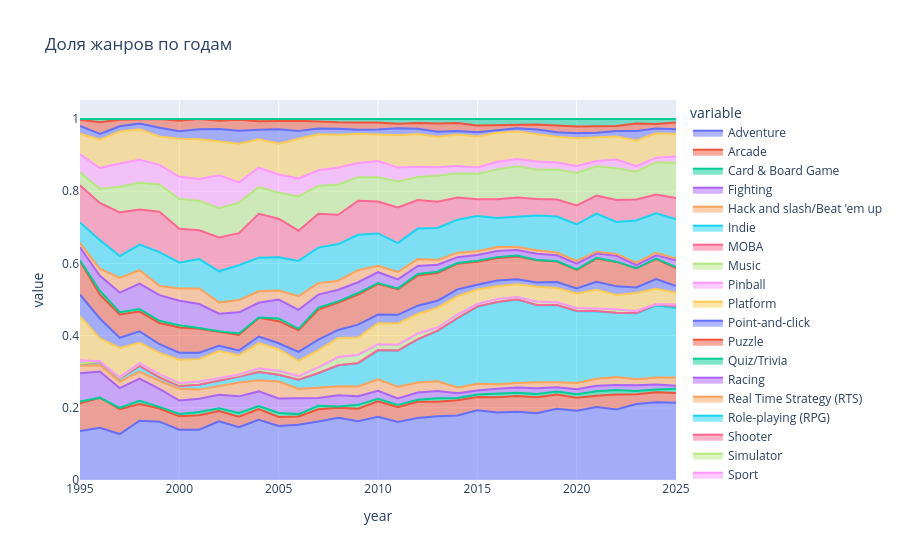

The notebook cell this image was saved under:
### Code cell
pltexp.area(df_by_years.reset_index(), x='year', y=df_by_years.columns, title='Доля жанров по годам')
